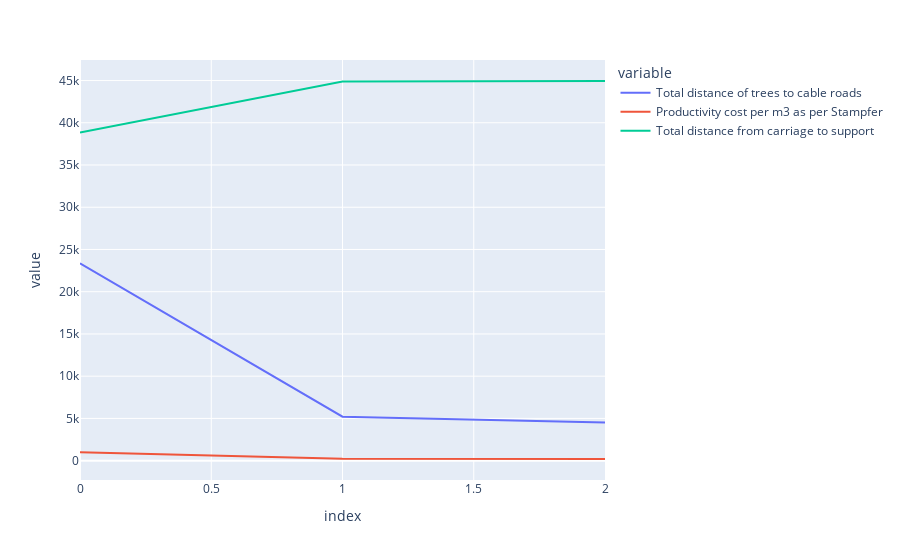

Notebook source saved alongside this figure:
### Code cell
reload(plotting)
pd.options.plotting.backend = "plotly"
results_df = plotting.model_results_comparison(model_list, productivity_cost, aij, distance_carriage_support)
print(results_df)
results_df.plot()

### Figure 1 — Plotly figure (JSON) as saved in the notebook; plotly's stock layout.template omitted (floating-point values rounded to 4 significant figures)
{"data": [{"hovertemplate": "variable=Total distance of trees to cable roads<br>index=%{x}<br>value=%{y}<extra></extra>", "legendgroup": "Total distance of trees to cable roads", "line": {"color": "#636efa", "dash": "solid"}, "marker": {"symbol": "circle"}, "mode": "lines", "name": "Total distance of trees to cable roads", "orientation": "v", "showlegend": true, "type": "scatter", "x": [0, 1, 2], "xaxis": "x", "y": [23360.0, 5208.0, 4530.0], "yaxis": "y"}, {"hovertemplate": "variable=Productivity cost per m3 as per Stampfer<br>index=%{x}<br>value=%{y}<extra></extra>", "legendgroup": "Productivity cost per m3 as per Stampfer", "line": {"color": "#EF553B", "dash": "solid"}, "marker": {"symbol": "circle"}, "mode": "lines", "name": "Productivity cost per m3 as per Stampfer", "orientation": "v", "showlegend": true, "type": "scatter", "x": [0, 1, 2], "xaxis": "x", "y": [1005.0, 223.9, 194.8], "yaxis": "y"}, {"hovertemplate": "variable=Total distance from carriage to support<br>index=%{x}<br>value=%{y}<extra></extra>", "legendgroup": "Total distance from carriage to support", "line": {"color": "#00cc96", "dash": "solid"}, "marker": {"symbol": "circle"}, "mode": "lines", "name": "Total distance from carriage to support", "orientation": "v", "showlegend": true, "type": "scatter", "x": [0, 1, 2], "xaxis": "x", "y": [38840.0, 44870.0, 44950.0], "yaxis": "y"}], "layout": {"legend": {"title": {"text": "variable"}, "tracegroupgap": 0}, "margin": {"t": 60}, "xaxis": {"anchor": "y", "domain": [0, 1], "title": {"text": "index"}}, "yaxis": {"anchor": "x", "domain": [0, 1], "title": {"text": "value"}}}}
